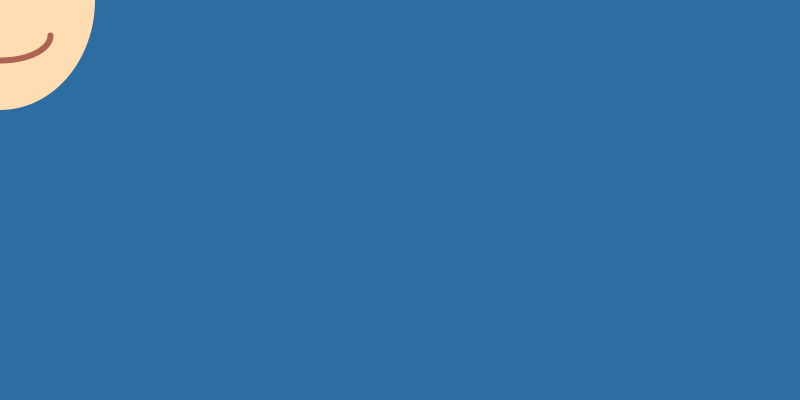
Frame 1 (no input)
Frame 60 (the mouse pressed at the canvas centre just before this capture): identical to frame 1, image omitted
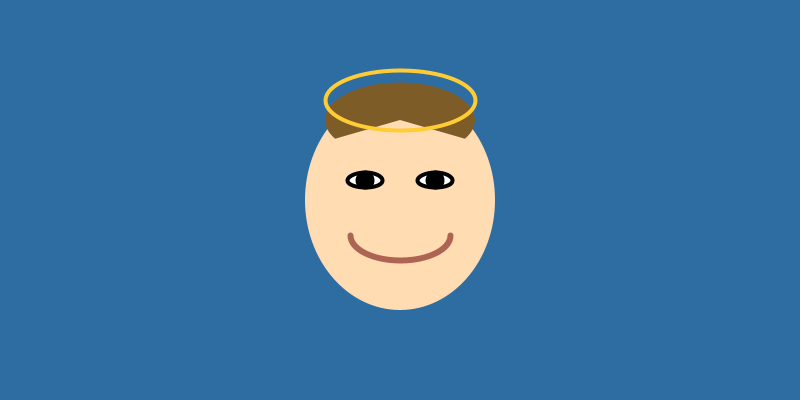
Frame 120 (the mouse held since frame 60 and released just before this capture)

The Processing sketch that drew these frames (run headless with seeded random() and noise(); from frame 60 on, the mouse is pressed at the canvas centre):

// Processing sketch: processing_132948
// ── processing_132948.pde

void setup(){
size(800, 400);
translate(width/2, height/2);
} 

void draw(){

float headX = mouseX;
float headY = mouseY;

background(#2E6DA2);


fill(#FFDCB2);
noStroke();
ellipse(headX, headY, 190, 220);

fill(#7E5C28);
arc(headX, headY-80, 150, 75, radians(150), radians(390));

stroke(0,0,0);
fill(255, 255, 255);
ellipseMode(CENTER);
ellipse(headX-35, headY-20, 35, 15);
ellipse(headX+35, headY-20, 35, 15);


fill(0,0,0);
stroke(0.5);
ellipse(headX-35, headY-20, 15, 15);
ellipse(headX+35, headY-20, 15, 15);

noFill();
strokeWeight(6);
stroke(#AD6452);
arc(headX, headY + 35, 100, 50, 0, PI);
//arc(headX, 235, 100, 50, 0, PI);

strokeWeight(4);
stroke(#ffcc33);
ellipse(headX, headY-100, 150, 60);

}
